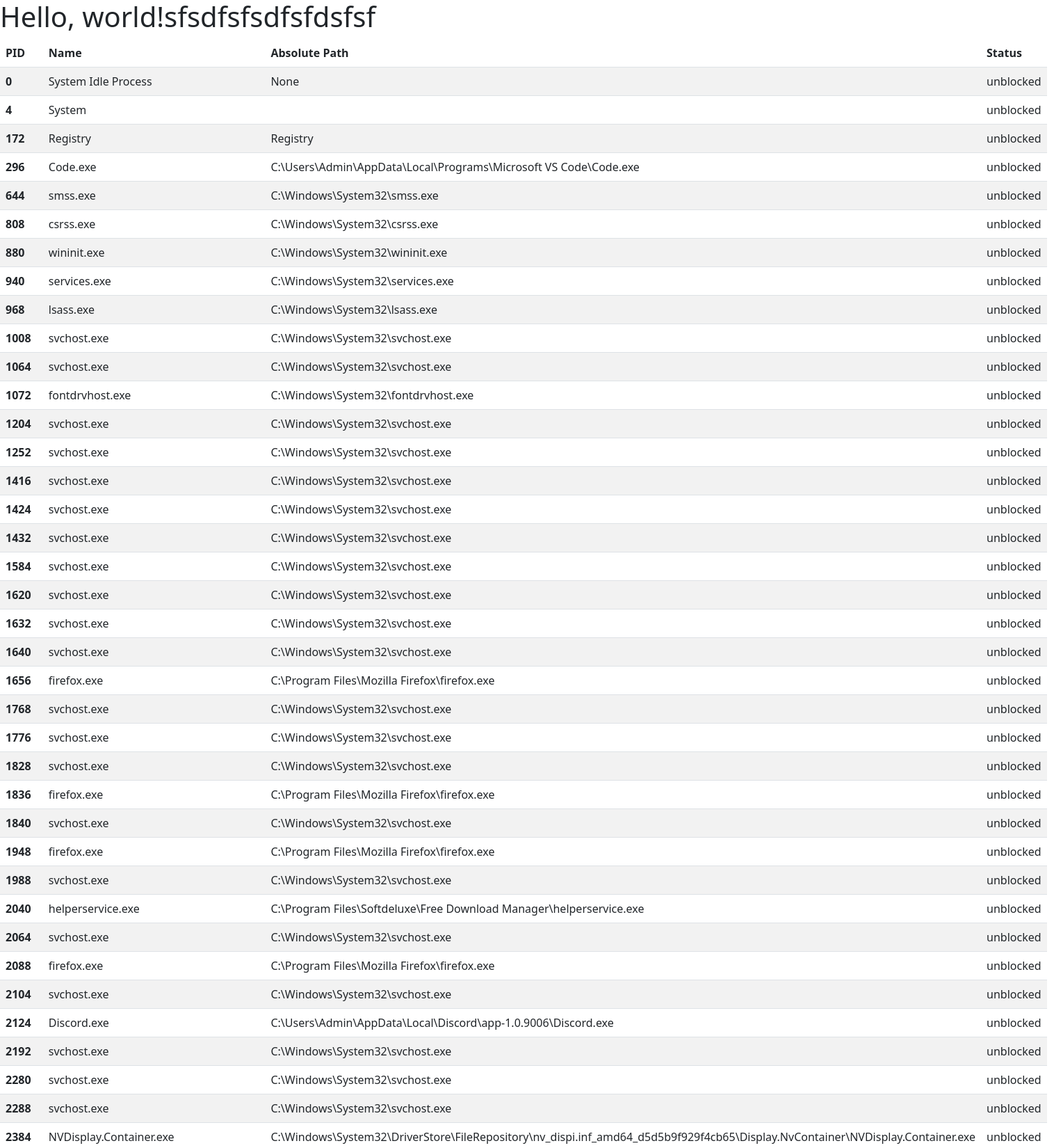
Screenshot of /processes/ (upper part) with the database file from the repository.
### tables this page shows
CREATE TABLE all_processes (pid integer primary key, name text not null, absolute_path text ,status text not null);

### process_app.py (the view)
@app.route('/')
@app.route('/processes/')
def processes_page():
    process_data = query_display_unblocked_process()
    return render_template("processes.html", process_data = process_data)

### process_app.py (called while the page is built)
def query_display_unblocked_process():
    connection = sqlite3.connect(db_locale)
    cursor = connection.cursor()
    cursor.execute("""
    select * from all_processes where status = 'unblocked'
    """)
    process_data = cursor.fetchall()
    connection.close()
    return process_data

### templates/processes.html (shortened to what this page needs)
<!doctype html>
<html lang="en">
<head>
  <link href="https://cdn.jsdelivr.net/npm/bootstrap@5.2.0/dist/css/bootstrap.min.css" rel="stylesheet"
>
</head>
<body>
  <h1>Hello, world!sfsdfsfsdfsfdsfsf</h1>
  <table class="table table-striped w-auto">
    <thead>
      <tr>
        <th scope="col">PID</th>
        <th scope="col">Name</th>
        <th scope="col">Absolute Path</th>
        <th scope="col">Status</th>
      </tr>
    </thead>
    <tbody>
      {% for process in process_data %}
      <tr>
        <th scope="row">{{ process[0] }}</th>
        <td>{{ process[1] }}</td>
        <td>{{ process[2] }}</td>
        <td>{{ process[3] }}</td>
      </tr>
      {% endfor %}
    </tbody>
  </table>
</body>
</html>

### rows the page displays
all_processes: pid "0", name "System Idle Process", process "None", status "unblocked"
all_processes: pid "4", name "System", status "unblocked"
all_processes: pid "172", name "Registry", absolute_path "Registry", status "unblocked"
all_processes: pid "296", name "Code.exe", absolute_path "C:\\Users\\Admin\\AppData\\Local\\Programs\\Microsoft VS Code\\Code.exe", status "unblocked"
all_processes: pid "644", name "smss.exe", absolute_path "C:\\Windows\\System32\\smss.exe", status "unblocked"
all_processes: pid "808", name "csrss.exe", absolute_path "C:\\Windows\\System32\\csrss.exe", status "unblocked"
all_processes: pid "880", name "wininit.exe", absolute_path "C:\\Windows\\System32\\wininit.exe", status "unblocked"
all_processes: pid "940", name "services.exe", absolute_path "C:\\Windows\\System32\\services.exe", status "unblocked"
all_processes: pid "968", name "lsass.exe", absolute_path "C:\\Windows\\System32\\lsass.exe", status "unblocked"
all_processes: pid "1008", name "svchost.exe", absolute_path "C:\\Windows\\System32\\svchost.exe", status "unblocked"
all_processes: pid "1064", name "svchost.exe", absolute_path "C:\\Windows\\System32\\svchost.exe", status "unblocked"
all_processes: pid "1072", name "fontdrvhost.exe", absolute_path "C:\\Windows\\System32\\fontdrvhost.exe", status "unblocked"
all_processes: pid "1204", name "svchost.exe", absolute_path "C:\\Windows\\System32\\svchost.exe", status "unblocked"
all_processes: pid "1252", name "svchost.exe", absolute_path "C:\\Windows\\System32\\svchost.exe", status "unblocked"
all_processes: pid "1416", name "svchost.exe", absolute_path "C:\\Windows\\System32\\svchost.exe", status "unblocked"
all_processes: pid "1424", name "svchost.exe", absolute_path "C:\\Windows\\System32\\svchost.exe", status "unblocked"
all_processes: pid "1432", name "svchost.exe", absolute_path "C:\\Windows\\System32\\svchost.exe", status "unblocked"
all_processes: pid "1584", name "svchost.exe", absolute_path "C:\\Windows\\System32\\svchost.exe", status "unblocked"
all_processes: pid "1620", name "svchost.exe", absolute_path "C:\\Windows\\System32\\svchost.exe", status "unblocked"
all_processes: pid "1632", name "svchost.exe", absolute_path "C:\\Windows\\System32\\svchost.exe", status "unblocked"
all_processes: pid "1640", name "svchost.exe", absolute_path "C:\\Windows\\System32\\svchost.exe", status "unblocked"
all_processes: pid "1656", name "firefox.exe", absolute_path "C:\\Program Files\\Mozilla Firefox\\firefox.exe", status "unblocked"
all_processes: pid "1768", name "svchost.exe", absolute_path "C:\\Windows\\System32\\svchost.exe", status "unblocked"
all_processes: pid "1776", name "svchost.exe", absolute_path "C:\\Windows\\System32\\svchost.exe", status "unblocked"
all_processes: pid "1828", name "svchost.exe", absolute_path "C:\\Windows\\System32\\svchost.exe", status "unblocked"
all_processes: pid "1836", name "firefox.exe", absolute_path "C:\\Program Files\\Mozilla Firefox\\firefox.exe", status "unblocked"
all_processes: pid "1840", name "svchost.exe", absolute_path "C:\\Windows\\System32\\svchost.exe", status "unblocked"
all_processes: pid "1948", name "firefox.exe", absolute_path "C:\\Program Files\\Mozilla Firefox\\firefox.exe", status "unblocked"
all_processes: pid "1988", name "svchost.exe", absolute_path "C:\\Windows\\System32\\svchost.exe", status "unblocked"
all_processes: pid "2040", name "helperservice.exe", absolute_path "C:\\Program Files\\Softdeluxe\\Free Download Manager\\helperservice.exe", status "unblocked"
all_processes: pid "2064", name "svchost.exe", absolute_path "C:\\Windows\\System32\\svchost.exe", status "unblocked"
all_processes: pid "2088", name "firefox.exe", absolute_path "C:\\Program Files\\Mozilla Firefox\\firefox.exe", status "unblocked"
all_processes: pid "2104", name "svchost.exe", absolute_path "C:\\Windows\\System32\\svchost.exe", status "unblocked"
all_processes: pid "2124", name "Discord.exe", absolute_path "C:\\Users\\Admin\\AppData\\Local\\Discord\\app-1.0.9006\\Discord.exe", status "unblocked"
all_processes: pid "2192", name "svchost.exe", absolute_path "C:\\Windows\\System32\\svchost.exe", status "unblocked"
all_processes: pid "2280", name "svchost.exe", absolute_path "C:\\Windows\\System32\\svchost.exe", status "unblocked"
all_processes: pid "2288", name "svchost.exe", absolute_path "C:\\Windows\\System32\\svchost.exe", status "unblocked"
all_processes: pid "2384", name "NVDisplay.Container.exe", absolute_path "C:\\Windows\\System32\\DriverStore\\FileRepository\\nv_dispi.inf_amd64_d5d5b9f929f4cb65\\Display.NvContainer\\NVDisplay.Container.exe", status "unblocked"
